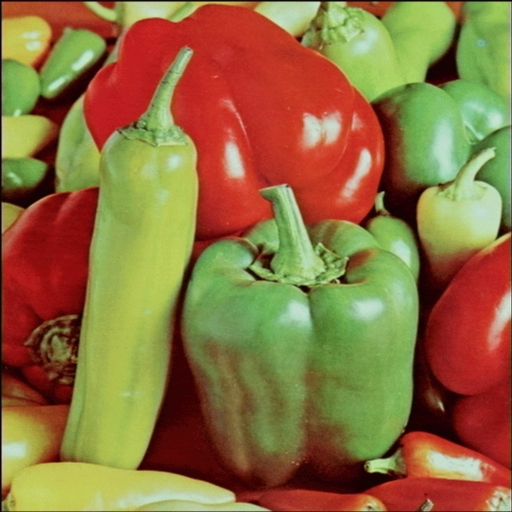
%> input picture Matlab/image_comparison/compute/framelet/peppers.jpg, 512 x 512 px
$ octave Example_SignalDenoising1.m   (GNU Octave 9; MATLAB toolbox functions it lacks are replaced by stand-ins)
%> lines starting %> are read from the running program, lines starting %| are printed output that depends on the picture
### Matlab/image_comparison/compute/framelet/afb3.m
function [lo, hi] = afb3(x, af)

% Analysis Filter Bank
% (consisting of three filters)
%
% USAGE:
%    [lo, hi] = afb3(x, af)
% INPUT:
%     x - N-point vector, where
%            1) N is even
%            2) N >= length(af)
%    af - analysis filters
%    af(:, 1) - lowpass filter (even length)
%    af(:, 2) - first highpass filter (even length)
%    af(:, 3) - second highpass filter (even length)
% OUTPUT:
%     lo - low frequecy output
%     hi - cell array containing high frequency outputs
%       1) hi{1} - first high frequency output
%       2) hi{2} - second high frequency output
% EXAMPLE:
%    [af, sf] = filters1;
%    x = rand(1,64);
%    [lo, hi] = afb3(x, af);
%    y = sfb(lo, hi, sf);
%    err = x - y;
%    max(abs(err))
%
% FRAMELET SOFTWARE AT POLYTECHNIC UNIVERSITY, BROOKLYN, NY
%

N = length(x);
L = length(af)/2;
x = cshift(x,-L);

% lowpass filter
lo = upfirdn(x, af(:,1), 1, 2);
lo(1:L) = lo(N/2+[1:L]) + lo(1:L);
lo = lo(1:N/2);

% first highpass filter
hi{1} = upfirdn(x, af(:,2), 1, 2);
hi{1}(1:L) = hi{1}(N/2+[1:L]) + hi{1}(1:L);
hi{1} = hi{1}(1:N/2);

% second highpass filter
hi{2} = upfirdn(x,af(:,3), 1, 2);
hi{2}(1:L) = hi{2}(N/2+[1:L]) + hi{2}(1:L);
hi{2} = hi{2}(1:N/2);

### Matlab/image_comparison/compute/framelet/cshift.m
function y = cshift(x, m)

% Circular Shift
%
% USAGE:
%    y = cshift(x, m)
% INPUT:
%    x - N-point vector
%    m - amount of shift
% OUTPUT:
%    y - vector x will be shifed by m samples to the left
%
% WAVELET SOFTWARE AT POLYTECHNIC UNIVERSITY, BROOKLYN, NY
% http://taco.poly.edu/WaveletSoftware/

N = length(x);
n = 0:N-1;
n = mod(n-m, N);
y = x(n+1);

### Matlab/image_comparison/compute/framelet/double_f1D.m
function w = double_f1D(x, J, af)

% Forward Double-Density Discrete 1-D Wavelet Transform
%
% USAGE:
%    w = double_f1D(x, J, af)
% INPUT:
%    x - N-point vector, where
%            1) N is divisible by 2^J
%            2) N >= 2^(J-1)*length(af)
%    J - number of stages
%    af - analysis filters
%    af(:, 1) - lowpass filter (even length)
%    af(:, 2) - first highpass filter (even length)
%    af(:, 3) - second highpass filter (even length)
% OUTPUT:
%    w{j}, j = 1...J+1 - double-density DWT coefficients
% EXAMPLE:
%    [af, sf] = filters1;
%    x = rand(1,64);
%    w = double_f1D(x,3,af);
%    y = double_i1D(w,3,sf);
%    err = x - y;
%    max(abs(err))
%
% FRAMELET SOFTWARE AT POLYTECHNIC UNIVERSITY, BROOKLYN, NY
%

for k = 1:J
    [x w{k}] = afb3(x, af);
end

w{J+1} = x;

### Matlab/image_comparison/compute/framelet/double_S1D.m
function y = double_S1D(x,T)

% x: noise signal
% T: threshold
%
% FRAMELET SOFTWARE AT POLYTECHNIC UNIVERSITY, BROOKLYN, NY
%

[af, sf] = filters1;
J = 4;
w = double_f1D(x,J,af);
% loop through scales
for j = 1:J
    % loop through subbands
    for s = 1:2
       w{j}{s} = soft(w{j}{s},T);
    end
end
y = double_i1D(w,J,sf);

### Matlab/image_comparison/compute/framelet/double_i1D.m
function y = double_i1D(w, J, sf)

% Inverse Double-Density Discrete 1-D Wavelet Transform
%
% USAGE:
%     y = double_i1D(w, J, sf)
% INPUT:
%     w - wavelet coefficients
%     J - number of stages
%    sf - synthesis filters
% OUTPUT:
%     y - output signal
%
% See also: double_f1D
%
% FRAMELET SOFTWARE AT POLYTECHNIC UNIVERSITY, BROOKLYN, NY
%

y = w{J+1};

for k = J:-1:1
   y = sfb3(y, w{k}, sf);
end

### Matlab/image_comparison/compute/framelet/sfb3.m
function y = sfb3(lo, hi, sf)

% Synthesis Filter Bank
% (consisting of three filters)
%
% USAGE:
%    y = sfb3(lo, hi, sf)
% INPUT:
%     lo - low frqeuency input
%     hi - cell array containing high frequency inputs
%       1) hi{1} - first high frequency input
%       2) hi{2} - second high frequency input
%     sf - synthesis filters
%    sf(:, 1) - lowpass filter (even length)
%    sf(:, 2) - first highpass filter (even length)
%    sf(:, 3) - second highpass filter (even length)
% OUTPUT:
%    y - output signal
% See also: afb3
%
% FRAMELET SOFTWARE AT POLYTECHNIC UNIVERSITY, BROOKLYN, NY
%

N = 2*length(lo);
L = length(sf);
lo  = upfirdn(lo, sf(:,1), 2, 1);
hi{1} = upfirdn(hi{1}, sf(:,2), 2, 1);
hi{2} = upfirdn(hi{2}, sf(:,3), 2, 1);
y = lo + hi{1} + hi{2};
y(1:L-2) = y(1:L-2) + y(N+[1:L-2]);
y = y(1:N);
y = cshift(y, 1-L/2);

### Matlab/image_comparison/compute/framelet/filters1.m
function [af, sf] = filters1

% USAGE:
%    [af, sf] = filters1
% OUTPUT:
%    af - analysis filters
%    sf - synthesis filters
% REFERENCE:
% See also: afb3, double_f1D.
%
% FRAMELET SOFTWARE AT POLYTECHNIC UNIVERSITY, BROOKLYN, NY
%

af = [
  0.14301535070442  -0.01850334430500  -0.04603639605741
  0.51743439976158  -0.06694572860103  -0.16656124565526
  0.63958409200212  -0.07389654873135   0.00312998080994
  0.24429938448107   0.00042268944277   0.67756935957555
 -0.07549266151999   0.58114390323763  -0.46810169867282
 -0.05462700305610  -0.42222097104302   0
];

sf = af(end:-1:1, :);

### Matlab/image_comparison/compute/framelet/Example_SignalDenoising1.m
s1 = double(imread('peppers.jpg'));	% load image as a double
s = s1(:,4,3);                      % convert 3-D image to a 1-D signal
%> s = 512 values, max 204 at index 450, min 0 at index 1, mean 74.75
subplot (3,1,1), plot(s)            % plot the original signal
title('Original Signal')
axis([0 512 -100 300])
x = s + 20*randn(size(s));          % add Gaussian noise to the original signal
subplot (3,1,2), plot(x)            % plot the noisy signal
title('Noisy Signal')
axis([0 512 -100 300])
T = 20;                             % choose a threshold of 20
y = double_S1D(x,T);            % denoise the noisy image using Double-Density Dual-Tree DWT
%> after the loop in double_f1D, `for k = 1:J`: w = 4 items; x = 32 values, max 724.3 at index 28, min 27.73 at index 23, mean 300.3
%> in double_S1D, `w = double_f1D(x,J,af);`: w = 5 items
%> in double_i1D, `y = w{J+1};`: y has the same summary as x in double_f1D
%> the loop in double_i1D, `for k = J:-1:1` made 4 passes
%> after the loop in double_i1D, `for k = J:-1:1`: y = 512 values, max 188.4 at index 451, min -14.86 at index 367, mean 75.08
subplot (3,1,3), plot(y)            % plot the denoised signal
title('Denoised Signal')
axis([0 512 -100 300])
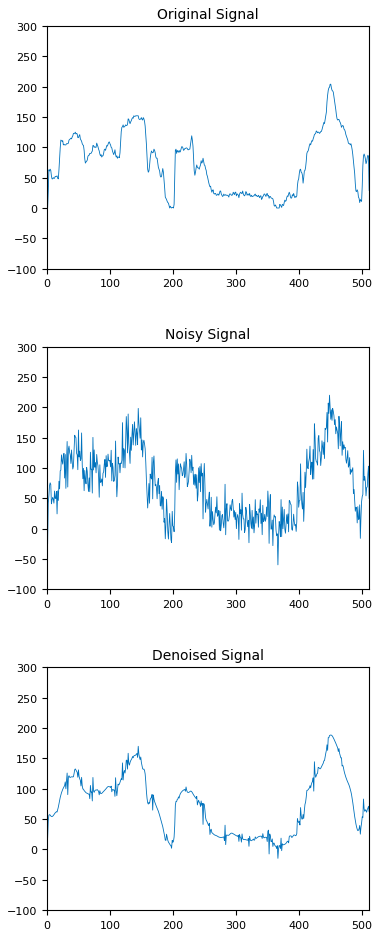
%> figure redrawn from the program's plot data, 3 panels; panel 1: curve peaks at x = 450, y = 204; panel 2: curve peaks at x = 449, y = 220; panel 3: curve peaks at x = 451, y = 188.4
